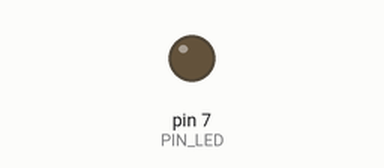
Recording of a sketch running on a simulated Arduino Uno, built with avr-gcc and run on an emulated ATmega328P. Shown: output pins drawn as LEDs (lit = HIGH). Dashed ring = blinking. What the sketch prints to the serial monitor is not drawn. At 2.2 s the program stops and its outputs stay as they are.

Above: at 0.5 s.
At 2.05 s:
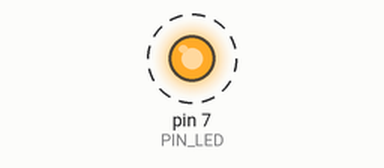
Timing chart, 0 to 3.0 s (numbered marks = the images above):
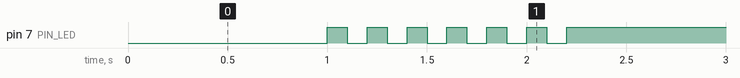

Measured:
- by itself, pin 7 (PIN_LED): alternates HIGH for 0.10 s and LOW for 0.10 s, 13 changes in all, then stays HIGH

The sketch:

05_practice_2.ino
```cpp
#define PIN_LED 7
unsigned int count, toggle;

void setup() {
  pinMode(PIN_LED, OUTPUT);
  Serial.begin(115200);
  while (!Serial) {
    ;
  }
  Serial.println("Hello World!");
  count = toggle = 0;
  digitalWrite(PIN_LED, toggle);
}

int toggle_state(int toggle) {
  return !toggle;
}

void loop() {
  toggle = 0;
  digitalWrite(PIN_LED, toggle);
  delay(1000);

  for (int i = 0; i < 6; i++) {
    toggle = toggle_state(toggle);
    digitalWrite(PIN_LED, toggle);
    delay(100);
    toggle = toggle_state(toggle);
    digitalWrite(PIN_LED, toggle);
    delay(100);
  }

  digitalWrite(PIN_LED, 1);
  while (1) {
    ;
  }
}
```
